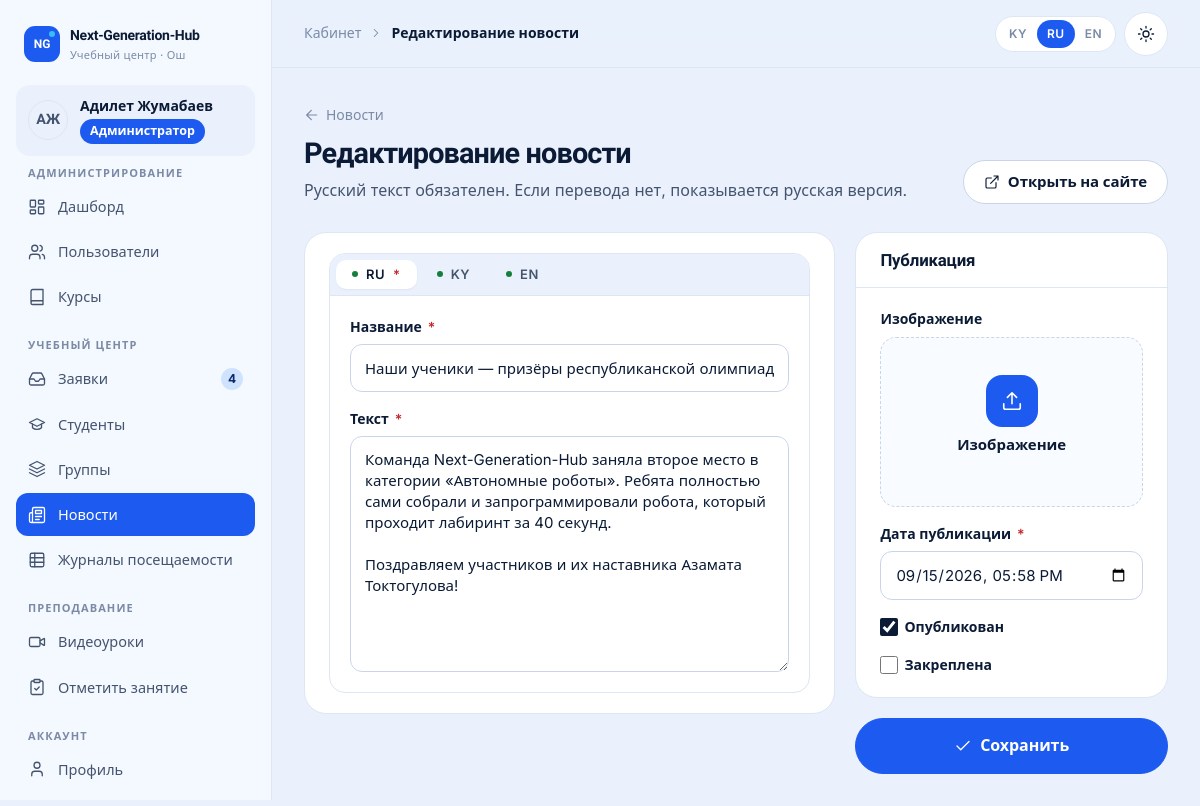
The page /cabinet/manager/news/2/ (signed in) on the database as committed earlier.
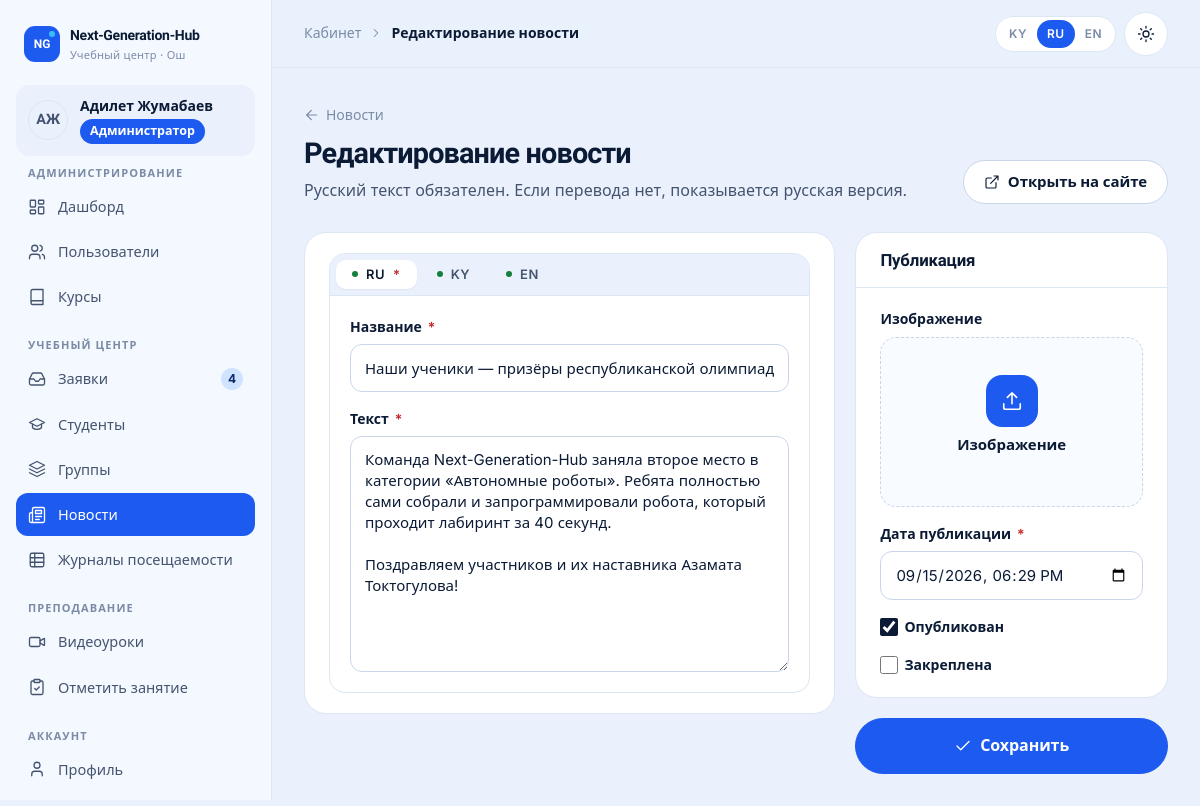
The same page on the database as committed later.
### core/models.py (models this page shows, shortened)
class TranslatableMixin:
    """Даёт метод tr(field): значение поля на текущем языке, иначе — на русском.

    Поля хранятся как <field>_ru, <field>_ky, <field>_en.
    """

class News(TranslatableMixin, models.Model):
    title_ru = models.CharField(_("title (RU)"), max_length=200)
    title_ky = models.CharField(_("title (KY)"), max_length=200, blank=True)
    title_en = models.CharField(_("title (EN)"), max_length=200, blank=True)
    body_ru = models.TextField(_("text (RU)"))
    body_ky = models.TextField(_("text (KY)"), blank=True)
    body_en = models.TextField(_("text (EN)"), blank=True)
    image = models.ImageField(_("image"), upload_to="news/", blank=True)
    is_published = models.BooleanField(_("published"), default=True)
    is_pinned = models.BooleanField(_("pinned"), default=False)
    published_at = models.DateTimeField(_("publication date"), default=timezone.now, db_index=True)
    author = models.ForeignKey(
        settings.AUTH_USER_MODEL,
        verbose_name=_("author"),
        on_delete=models.SET_NULL,
        null=True,
        blank=True,
        related_name="news",
    )
    class Meta:
        verbose_name = _("news item")
        verbose_name_plural = _("news")
        ordering = ["-is_pinned", "-published_at"]
    def get_absolute_url(self):
        return reverse("core:news_detail", args=[self.pk])

### cabinet/views/manager.py (the view)
# urls.py: path("manager/news/<int:pk>/", manager.news_edit, name="manager_news_edit"),
@role_required(R.MANAGER)
def news_edit(request, pk):
    return _news_form(request, get_object_or_404(News, pk=pk))

### cabinet/forms.py
class NewsForm(MultilingualFormMixin, forms.ModelForm):
    i18n_fields = ("title", "body")
    class Meta:
        model = News
        fields = [
            "title_ru", "title_ky", "title_en", "body_ru", "body_ky", "body_en",
            "image", "published_at", "is_published", "is_pinned",
        ]
        labels = {
            "title_ru": _("Title"), "title_ky": _("Title"), "title_en": _("Title"),
            "body_ru": _("Text"), "body_ky": _("Text"), "body_en": _("Text"),
        }
        widgets = {
            "body_ru": forms.Textarea(attrs={"rows": 10}),
            "body_ky": forms.Textarea(attrs={"rows": 10}),
            "body_en": forms.Textarea(attrs={"rows": 10}),
            "published_at": forms.DateTimeInput(attrs={"type": "datetime-local"}, format="%Y-%m-%dT%H:%M"),
            "image": forms.ClearableFileInput(attrs={"accept": "image/*"}),
        }

### accounts/models.py (called while the page is built)
    @property
    def display_name(self):
        return self.get_full_name() or self.username

    @property
    def is_admin_role(self):
        return self.is_superuser or self.role == self.Role.ADMIN

    @property
    def is_student(self):
        return self.role == self.Role.STUDENT

### templates/cabinet/manager/news_form.html (shortened to what this page needs)
{% extends "cabinet/base.html" %}
{% load i18n core_tags %}
{% block content %}
<a class="back-link" href="{% url 'cabinet:manager_news' %}">{% icon "arrow-left" 16 %} {% trans "News" %}</a>
<div class="page-head">
  <div><h1>{{ page_title }}</h1><p>{% trans "Russian text is required. If there is no translation, the Russian version is shown." %}</p></div>
  {% if item and item.is_published %}<div class="actions"><a class="btn" href="{{ item.get_absolute_url }}" target="_blank" rel="noopener">{% icon "external" 16 %} {% trans "Open on the website" %}</a></div>{% endif %}
</div>
<form class="grid grid-main" method="post" enctype="multipart/form-data" novalidate>
  <div class="card">
    <div class="card-body">
      <div class="form-grid">{% include "partials/lang_tabs.html" %}</div>
    </div>
  </div>
  <div class="grid">
    <div class="card">
      <div class="card-head"><h2>{% trans "Publication" %}</h2></div>
      <div class="card-body form-grid">
        {% for field in form.common_fields %}{% include "partials/field.html" with wide=1 %}{% endfor %}
      </div>
    </div>
    <button type="submit" class="btn btn-primary btn-lg btn-block">{% icon "check" 18 %} {% trans "Save" %}</button>
  </div>
</form>
{% endblock %}

### templates/partials/field.html (shortened to what this page needs)
{% load core_tags %}{% with wt=field|field_type %}
<div class="field{% if field.errors %} has-error{% endif %}{% if wide or wt == 'textarea' or wt == 'checkboxselectmultiple' or wt == 'clearablefileinput' %} span-2{% endif %}" data-field="{{ field.name }}">
  {% if wt == "checkboxinput" %}
    <label class="check" for="{{ field.id_for_label }}">{{ field }} {{ field.label }}</label>
  {% elif wt == "clearablefileinput" %}
    <span class="field-label">{{ field.label }}</span>
    <label class="dropzone">
      <span class="ic">{% icon "upload" 22 %}</span>
      <b>{{ drop_text|default:field.label }}</b>
    </label>
  {% else %}
    <label for="{{ field.id_for_label }}">{{ field.label }}{% if field.field.required %}<span class="req" aria-hidden="true">*</span>{% endif %}</label>
    {{ field }}
  {% endif %}
</div>
{% endwith %}

Rows that differ between the two databases and show on the page:
changed News "Наши ученики — призёры республиканской олимпиады по робототехнике": published_at "09/15/2026 17:58" → "09/15/2026 18:29"
